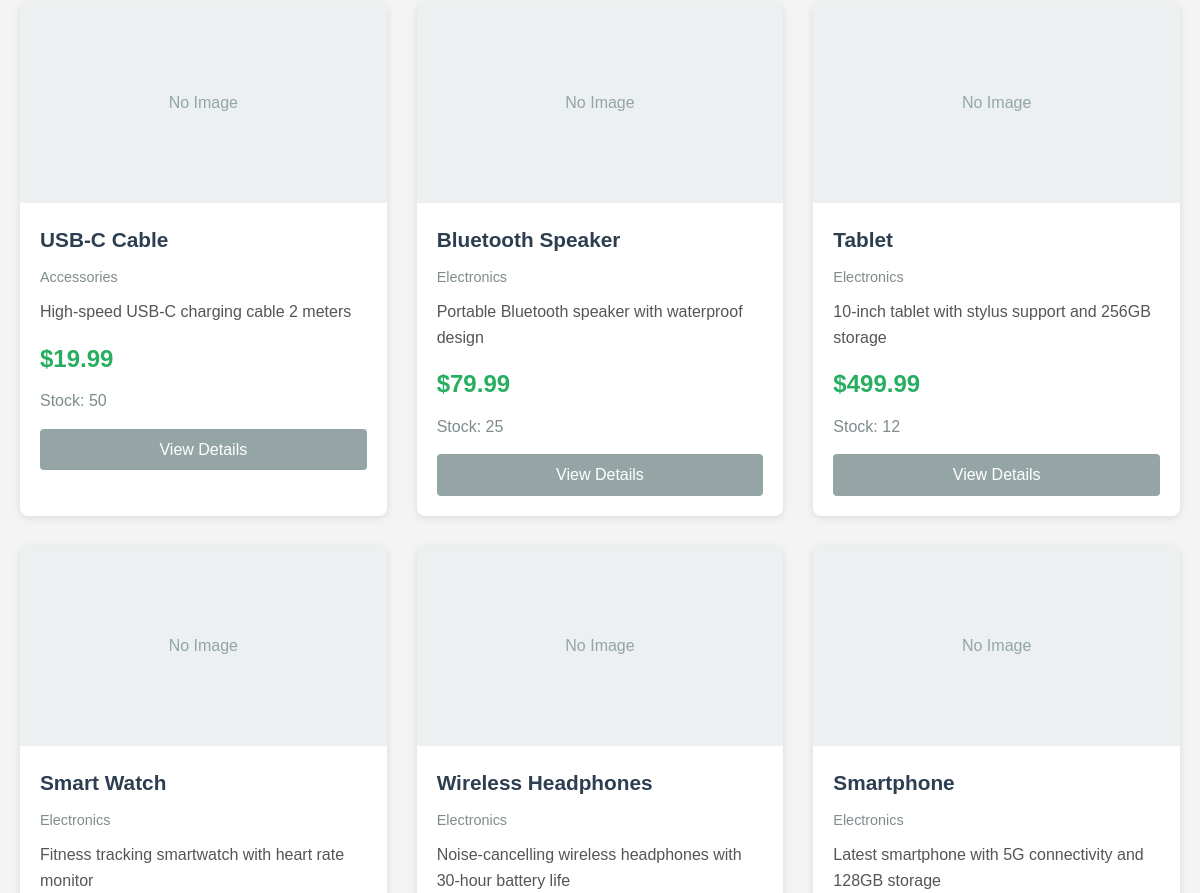
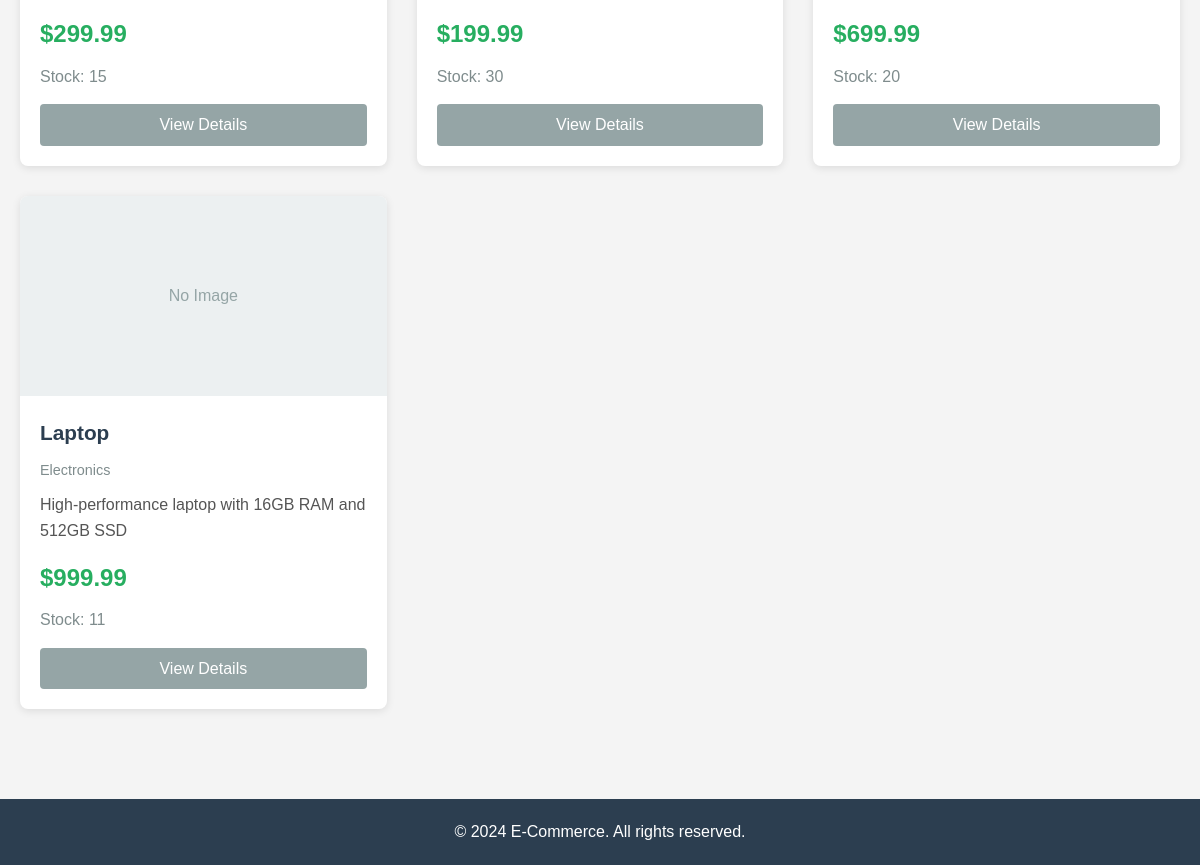
Before: / (lower part) with the older database file (2 pictures, top to bottom).
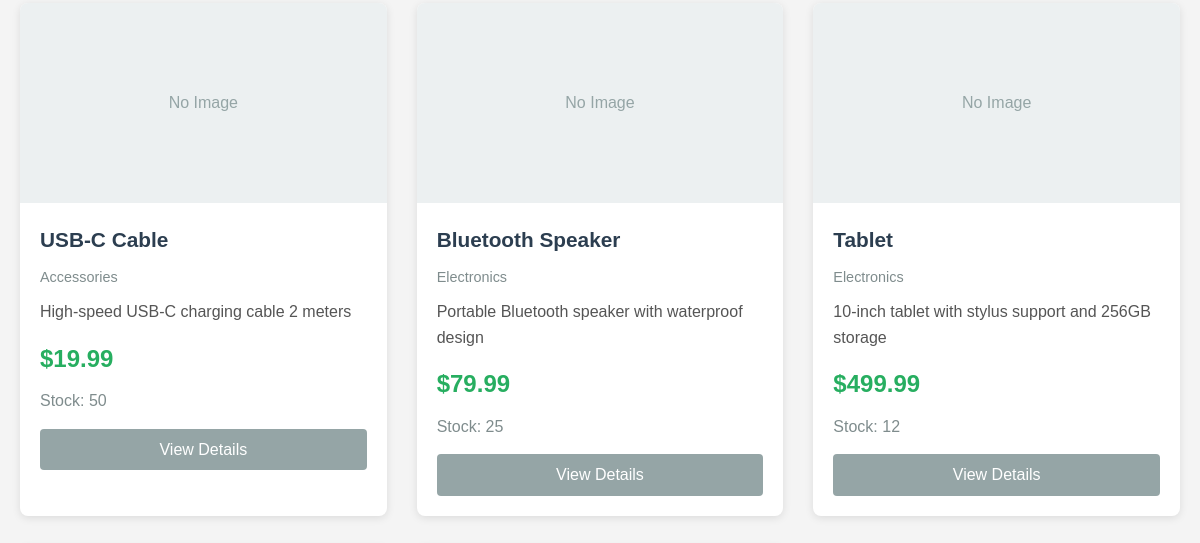
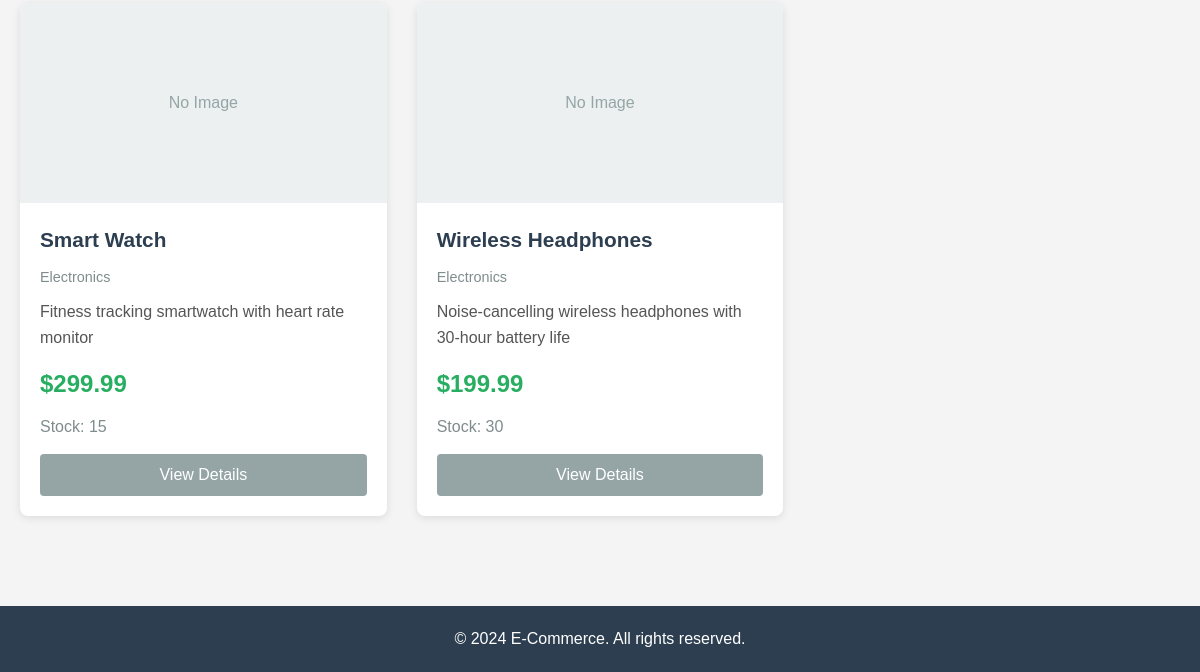
After: the same page with the newer database file (2 pictures, top to bottom).
### products/models.py (models this page shows, shortened)
class Product(models.Model):
    name = models.CharField(max_length=200)
    description = models.TextField()
    price = models.DecimalField(max_digits=10, decimal_places=2, validators=[MinValueValidator(0)])
    stock = models.IntegerField(validators=[MinValueValidator(0)])
    image = models.ImageField(upload_to='products/', blank=True, null=True)
    category = models.CharField(max_length=100)
    created_at = models.DateTimeField(auto_now_add=True)
    updated_at = models.DateTimeField(auto_now=True)
    is_active = models.BooleanField(default=True)
    class Meta:
        ordering = ['-created_at']

### products/views.py (the view)
# urls.py: path('', views.homepage, name='homepage'),
def homepage(request):
    query = request.GET.get('q', '')
    if query:
        products = ProductService.search_products(query)
    else:
        products = ProductService.get_all_products()
    context = {
        'products': products,
        'query': query
    }
    return render(request, 'products/homepage.html', context)

### products/services.py (called while the page is built)
    @staticmethod
    def get_all_products(is_active=True):
        return Product.objects.filter(is_active=is_active)

### products/templates/products/homepage.html (shortened to what this page needs)
{% extends 'base.html' %}
{% load static %}
{% block content %}
<div class="homepage">
    <div class="products-section">
        {% if products %}
            <div class="products-grid">
                {% for product in products %}
                    <div class="product-card">
                        {% if product.image %}
                            <img src="{{ product.image.url }}" alt="{{ product.name }}" class="product-image">
                        {% else %}
                            <div class="product-image-placeholder">No Image</div>
                        {% endif %}
                        <div class="product-info">
                            <h3>{{ product.name }}</h3>
                            <p class="product-category">{{ product.category }}</p>
                            <p class="product-description">{{ product.description|truncatewords:20 }}</p>
                            <p class="product-price">${{ product.price }}</p>
                            <p class="product-stock">Stock: {{ product.stock }}</p>
                            <div class="product-actions">
                                <a href="{% url 'product_detail' product.id %}" class="btn btn-secondary">View Details</a>
                            </div>
                        </div>
                    </div>
                {% endfor %}
            </div>
        {% else %}
            <p class="no-products">No products found.</p>
        {% endif %}
    </div>
</div>
{% endblock %}

Changed rows visible on the page:
no longer on this page (row edited): Product: image "No Image", name "Smartphone", category "Electronics", description "Latest smartphone with 5G connectivity and 128GB storage", price "699.99", stock "20"
no longer on this page (row edited): Product: image "No Image", name "Laptop", category "Electronics", description "High-performance laptop with 16GB RAM and 512GB SSD", price "999.99", stock "11"
